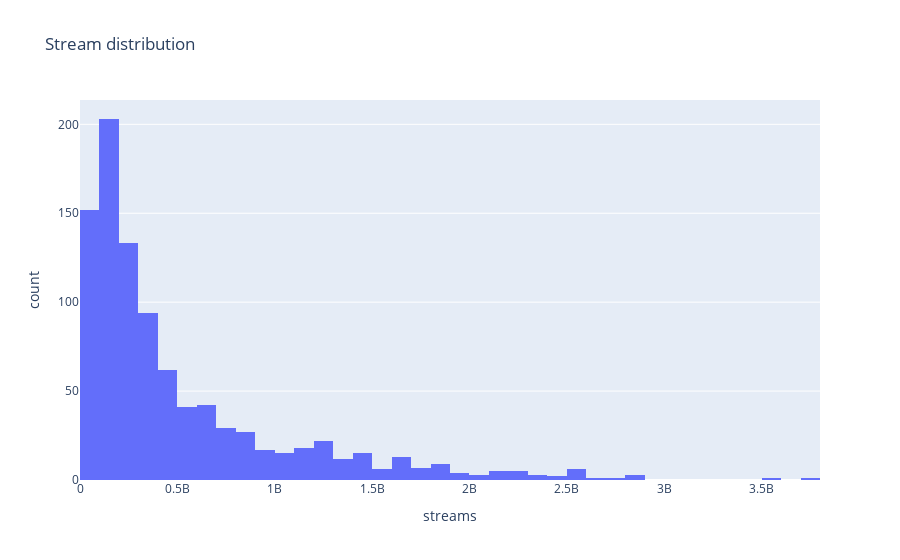

Here is the notebook cell this chart was saved with:
### Code cell
fig = px.histogram(df, x=df["streams"],title="Stream distribution")
fig.show()

### Figure 1 — Plotly figure (JSON) as saved in the notebook; plotly's stock layout.template omitted (floating-point values rounded to 4 significant figures; data arrays with more than 128 entries replaced by an {"elided": "..."} marker saying what was removed)
{"data": [{"alignmentgroup": "True", "bingroup": "x", "hovertemplate": "streams=%{x}<br>count=%{y}<extra></extra>", "legendgroup": "", "marker": {"color": "#636efa", "pattern": {"shape": ""}}, "name": "", "offsetgroup": "", "orientation": "v", "showlegend": false, "type": "histogram", "x": {"elided": "953 int values"}, "xaxis": "x", "yaxis": "y"}], "layout": {"barmode": "relative", "legend": {"tracegroupgap": 0}, "title": {"text": "Stream distribution"}, "xaxis": {"anchor": "y", "domain": [0, 1], "title": {"text": "streams"}}, "yaxis": {"anchor": "x", "domain": [0, 1], "title": {"text": "count"}}}}
